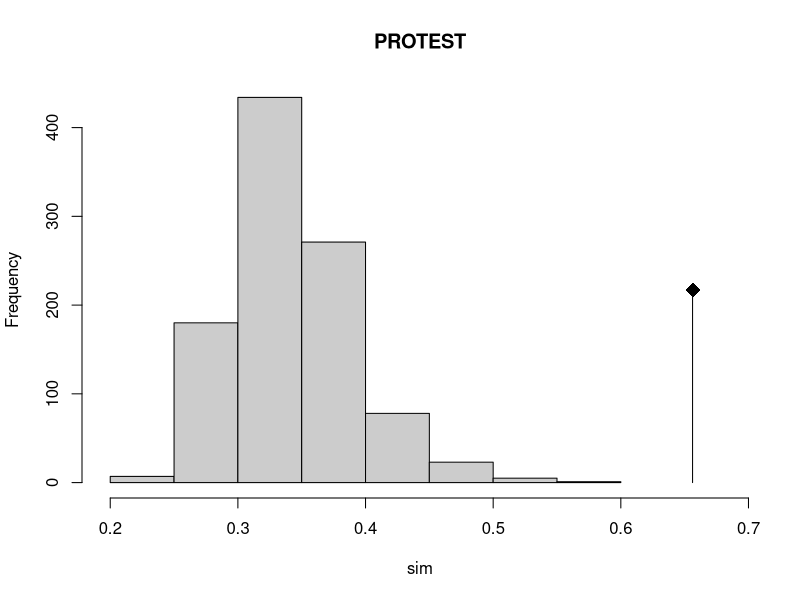

The R script that drew this image:
library(ade4)


### Name: procuste.randtest
### Title: Monte-Carlo Test on the sum of the singular values of a
###   procustean rotation (in C).
### Aliases: procuste.randtest
### Keywords: multivariate nonparametric

### ** Examples

data(doubs)
pca1 <- dudi.pca(doubs$env, scal = TRUE, scann = FALSE)
pca2 <- dudi.pca(doubs$fish, scal = FALSE, scann = FALSE)
protest1 <- procuste.randtest(pca1$tab, pca2$tab, 999)
protest1
plot(protest1,main="PROTEST")
